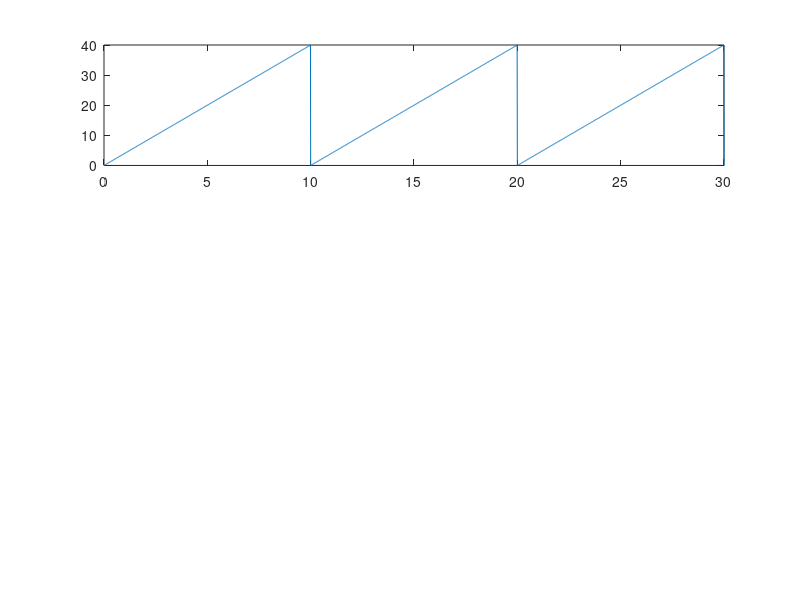

This chart was generated by the following MATLAB code:
clear all;
%%%%%%%%%%%%%%%%%%%%%%%%%%%%%%%%%%%%%%%%%%%%%%%%%%%%%%%%%%%%%%
%CONSTS
f_sample = 100; %hz
f_signal = 1/10;
t = 0:1/f_sample:30;

Amp = 20;
DC = 20;
N = 3;
%%%%%%%%%%%%%%%%%%%%%%%%%%%%%%%%%%%%%%%%%%%%%%%%%%%%%%%%%%%%%%
%SIGNAL
y = DC+Amp*sawtooth(2*pi*f_signal*t);
%%%%%%%%%%%%%%%%%%%%%%%%%%%%%%%%%%%%%%%%%%%%%%%%%%%%%%%%%%%%%%
Omega = 2*pi*f_signal;
function f = fouri(N,t,Omega,f_signal)
  a_0 = 2*pi*f_signal;
  
  for i=1:N
    a_n(i)=(2*f_signal)
  end  
end  

subplot(311);
plot(t,y)
hold on;
